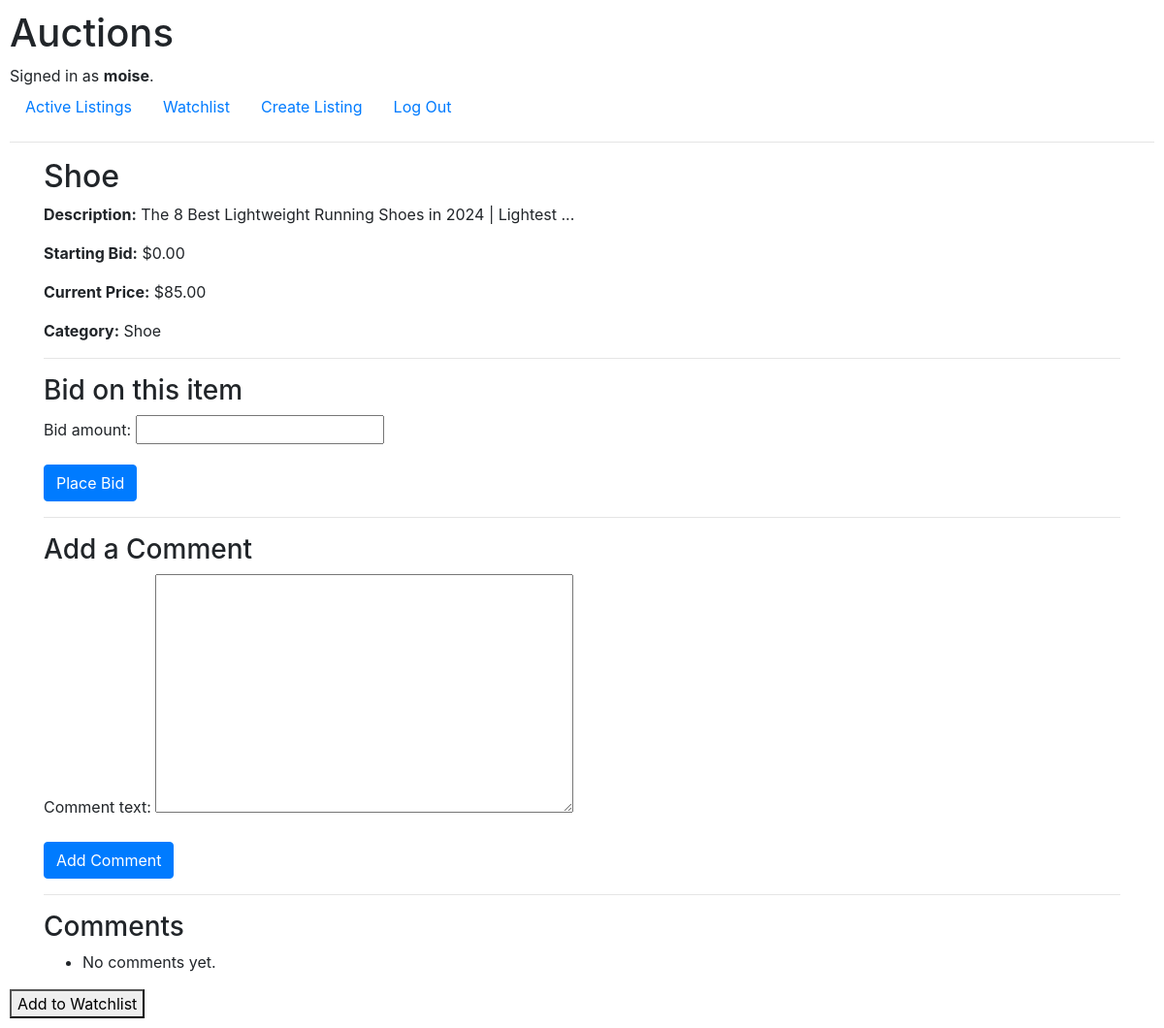
Page /listing/1/ (signed in) on the committed database.
### auctions/models.py (models this page shows)
class User(AbstractUser):
    pass

class Listing(models.Model):
    STATUS_CHOICES = [
        ('active', 'Active'),
        ('inactive', 'Inactive'),
    ]
    title = models.CharField(max_length=100)
    description = models.TextField()
    starting_bid = models.DecimalField(max_digits=10, decimal_places=2)
    current_price = models.DecimalField(max_digits=10, decimal_places=2, default=0)  # Added to track current price
    image_url = models.URLField(blank=True)  # Optional, if you want to store external image URLs
    image = models.ImageField(upload_to='listing_images', blank=True, null=True)  # Added to store uploaded images locally
    status = models.CharField(max_length=10, choices=STATUS_CHOICES, default='active')
    category = models.CharField(max_length=50, blank=True)
    creator = models.ForeignKey(User, on_delete=models.CASCADE)
    created_at = models.DateTimeField(auto_now_add=True)

### auctions/views.py (the view)
# urls.py: path('listing/<int:listing_id>/', views.listing_detail, name='listing_detail'),
@login_required
def listing_detail(request, listing_id):
    listing = get_object_or_404(Listing, pk=listing_id)
    bid_form = BidForm()
    comment_form = CommentForm()
    return render(request, 'auctions/listing_detail.html', {'listing': listing, 'bid_form': bid_form, 'comment_form': comment_form})

### auctions/form.py
class BidForm(forms.ModelForm):
    class Meta:
        model = Bid
        fields = ['bid_amount']

class CommentForm(forms.ModelForm):
    class Meta:
        model = Comment
        fields = ['comment_text']

### auctions/templates/auctions/listing_detail.html (shortened to what this page needs)
{% extends "auctions/layout.html" %}
{% block body %}
  <div class="container">
    <h2>{{ listing.title }}</h2>
    <p><strong>Description:</strong> {{ listing.description }}</p>
    <p><strong>Starting Bid:</strong> ${{ listing.starting_bid }}</p>
    <p><strong>Current Price:</strong> ${{ listing.current_price }}</p>
    <p><strong>Category:</strong> {{ listing.category }}</p>
    <hr>
    <h3>Bid on this item</h3>
    <form method="post" action="{% url 'place_bid' listing_id=listing.id %}">
      {{ bid_form.as_p }}
      <button type="submit" class="btn btn-primary">Place Bid</button>
    </form>
    <hr>
    <h3>Add a Comment</h3>
    <form method="post" action="{% url 'add_comment' listing_id=listing.id %}">
      {{ comment_form.as_p }}
      <button type="submit" class="btn btn-primary">Add Comment</button>
    </form>
    <hr>
    <h3>Comments</h3>
    <ul class="comments">
      {% for comment in listing.comments.all %}
      <li>
        <strong>{{ comment.commenter }}:</strong> {{ comment.content }}
        <span class="timestamp">Posted on {{ comment.created_at }}</span>
      </li>
      {% empty %}
      <li>No comments yet.</li>
      {% endfor %}
    </ul>
  </div>
  {% if user.is_authenticated %}
    <form action="{% url 'add_to_watchlist' listing.id %}" method="post">
      <button type="submit">Add to Watchlist</button>
    </form>
  {% endif %}
{% endblock %}

### auctions/templates/auctions/layout.html (shortened to what this page needs)
{% load static %}
<!DOCTYPE html>
<html lang="en">
<head>
<link rel="stylesheet" href="https://stackpath.bootstrapcdn.com/bootstrap/4.4.1/css/bootstrap.min.css">
<link href="{% static 'auctions/styles.css' %}" rel="stylesheet">
</head>
<body>
<h1>Auctions</h1>
<div>
{% if user.is_authenticated %}
    Signed in as <strong>{{ user.username }}</strong>.
    <ul class="nav">
        <li class="nav-item">
            <a class="nav-link" href="{% url 'index' %}">Active Listings</a>
        </li>
        <li class="nav-item">
            <a class="nav-link" href="{% url 'watchlist' %}">Watchlist</a>
        </li>
        <li class="nav-item">
            <a class="nav-link" href="{% url 'create_listing' %}">Create Listing</a>
        </li>
        <li class="nav-item">
            <a class="nav-link" href="{% url 'logout' %}">Log Out</a>
        </li>
    </ul>
{% endif %}
</div>
<hr>
{% block body %}
{% endblock %}
</body>
</html>

### auctions/static/auctions/styles.css (style rules this page uses)
body { padding: 10px; }

### rows in the picture
User: username "moise"
Listing: title "Shoe", description "The 8 Best Lightweight Running Shoes in 2024 | Lightest ...", starting_bid "0.00", current_price "85.00", category "Shoe"
